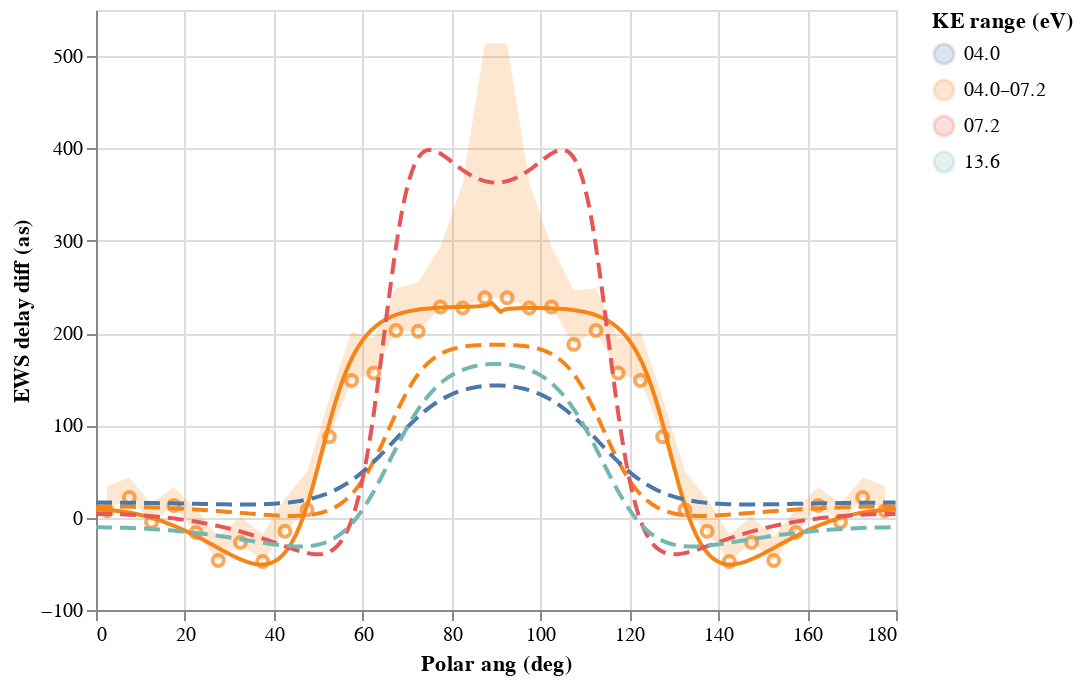

Write notebook code for a chart like this one.
### Code cell
data = pd.read_excel("Data/Ne EWS delay diffs.xlsx", sheet_name=None)

base = alt.Chart(data["Measured"])
(
    base.mark_area(opacity=0.2).encode(
        x="Polar ang (deg)",
        y=alt.Y("EWS delay diff (as)", axis=alt.Axis(title="EWS delay diff (as)")),
        y2="EWS delay diff to (as)",
        color="KE range (eV)",
    )
    + base.mark_point().encode(
        x="Polar ang (deg)",
        y="EWS delay diff (as)",
        color="KE range (eV)",
    )
    + alt.Chart(data["TDCASSCF"]).mark_line().encode(
        x="Polar ang (deg)",
        y="EWS delay diff (as)",
        color="KE range (eV)",
    )
    + alt.Chart(data["Perturb"]).mark_line(strokeDash=[8, 4]).encode(
        x="Polar ang (deg)",
        y="EWS delay diff (as)",
        color="KE range (eV)",
    )
).interactive(bind_x=False)

### Figure 1 — Vega-Lite specification as saved in the notebook (floating-point values rounded to 4 significant figures; data arrays with more than 128 entries replaced by an {"elided": "..."} marker saying what was removed)
{"$schema": "https://vega.github.io/schema/vega-lite/v2.6.0.json", "config": {"view": {"height": 300, "width": 400}}, "datasets": {"data-0b0ab6f84c8011583ef66b5a3da041a6": {"elided": "180 records"}, "data-4dc41d2be287f231dfb051e6b86bca0a": {"elided": "1260 records"}, "data-d8b0bc93e284e8c68f6d99eb40c1209e": [{"EWS delay diff (as)": 7.559, "EWS delay diff err (as)": 27.09, "EWS delay diff fr (as)": -19.53, "EWS delay diff to (as)": 34.65, "KE range (eV)": "04.0–07.2", "Photon energy fr (eV)": 14.3, "Photon energy to (eV)": 15.9, "Polar ang (deg)": 2.5, "Polar ang fr (deg)": 0, "Polar ang to (deg)": 5}, {"EWS delay diff (as)": 21.92, "EWS delay diff err (as)": 21.27, "EWS delay diff fr (as)": 0.6517, "EWS delay diff to (as)": 43.18, "KE range (eV)": "04.0–07.2", "Photon energy fr (eV)": 14.3, "Photon energy to (eV)": 15.9, "Polar ang (deg)": 7.5, "Polar ang fr (deg)": 5, "Polar ang to (deg)": 10}, {"EWS delay diff (as)": -4.644, "EWS delay diff err (as)": 19.66, "EWS delay diff fr (as)": -24.3, "EWS delay diff to (as)": 15.01, "KE range (eV)": "04.0–07.2", "Photon energy fr (eV)": 14.3, "Photon energy to (eV)": 15.9, "Polar ang (deg)": 12.5, "Polar ang fr (deg)": 10, "Polar ang to (deg)": 15}, {"EWS delay diff (as)": 13.23, "EWS delay diff err (as)": 20.14, "EWS delay diff fr (as)": -6.91, "EWS delay diff to (as)": 33.37, "KE range (eV)": "04.0–07.2", "Photon energy fr (eV)": 14.3, "Photon energy to (eV)": 15.9, "Polar ang (deg)": 17.5, "Polar ang fr (deg)": 15, "Polar ang to (deg)": 20}, {"EWS delay diff (as)": -16.04, "EWS delay diff err (as)": 25.07, "EWS delay diff fr (as)": -41.11, "EWS delay diff to (as)": 9.032, "KE range (eV)": "04.0–07.2", "Photon energy fr (eV)": 14.3, "Photon energy to (eV)": 15.9, "Polar ang (deg)": 22.5, "Polar ang fr (deg)": 20, "Polar ang to (deg)": 25}, {"EWS delay diff (as)": -46.45, "EWS delay diff err (as)": 25.99, "EWS delay diff fr (as)": -72.44, "EWS delay diff to (as)": -20.46, "KE range (eV)": "04.0–07.2", "Photon energy fr (eV)": 14.3, "Photon energy to (eV)": 15.9, "Polar ang (deg)": 27.5, "Polar ang fr (deg)": 25, "Polar ang to (deg)": 30}, {"EWS delay diff (as)": -26.85, "EWS delay diff err (as)": 28.1, "EWS delay diff fr (as)": -54.95, "EWS delay diff to (as)": 1.257, "KE range (eV)": "04.0–07.2", "Photon energy fr (eV)": 14.3, "Photon energy to (eV)": 15.9, "Polar ang (deg)": 32.5, "Polar ang fr (deg)": 30, "Polar ang to (deg)": 35}, {"EWS delay diff (as)": -47.42, "EWS delay diff err (as)": 28.98, "EWS delay diff fr (as)": -76.4, "EWS delay diff to (as)": -18.44, "KE range (eV)": "04.0–07.2", "Photon energy fr (eV)": 14.3, "Photon energy to (eV)": 15.9, "Polar ang (deg)": 37.5, "Polar ang fr (deg)": 35, "Polar ang to (deg)": 40}, {"EWS delay diff (as)": -14.78, "EWS delay diff err (as)": 35.45, "EWS delay diff fr (as)": -50.22, "EWS delay diff to (as)": 20.67, "KE range (eV)": "04.0–07.2", "Photon energy fr (eV)": 14.3, "Photon energy to (eV)": 15.9, "Polar ang (deg)": 42.5, "Polar ang fr (deg)": 40, "Polar ang to (deg)": 45}, {"EWS delay diff (as)": 8.578, "EWS delay diff err (as)": 41.14, "EWS delay diff fr (as)": -32.57, "EWS delay diff to (as)": 49.72, "KE range (eV)": "04.0–07.2", "Photon energy fr (eV)": 14.3, "Photon energy to (eV)": 15.9, "Polar ang (deg)": 47.5, "Polar ang fr (deg)": 45, "Polar ang to (deg)": 50}, {"EWS delay diff (as)": 87.69, "EWS delay diff err (as)": 42.06, "EWS delay diff fr (as)": 45.63, "EWS delay diff to (as)": 129.8, "KE range (eV)": "04.0–07.2", "Photon energy fr (eV)": 14.3, "Photon energy to (eV)": 15.9, "Polar ang (deg)": 52.5, "Polar ang fr (deg)": 50, "Polar ang to (deg)": 55}, {"EWS delay diff (as)": 148.6, "EWS delay diff err (as)": 53.22, "EWS delay diff fr (as)": 95.38, "EWS delay diff to (as)": 201.8, "KE range (eV)": "04.0–07.2", "Photon energy fr (eV)": 14.3, "Photon energy to (eV)": 15.9, "Polar ang (deg)": 57.5, "Polar ang fr (deg)": 55, "Polar ang to (deg)": 60}, {"EWS delay diff (as)": 156.7, "EWS delay diff err (as)": 37.58, "EWS delay diff fr (as)": 119.2, "EWS delay diff to (as)": 194.3, "KE range (eV)": "04.0–07.2", "Photon energy fr (eV)": 14.3, "Photon energy to (eV)": 15.9, "Polar ang (deg)": 62.5, "Polar ang fr (deg)": 60, "Polar ang to (deg)": 65}, {"EWS delay diff (as)": 202.8, "EWS delay diff err (as)": 45.71, "EWS delay diff fr (as)": 157.1, "EWS delay diff to (as)": 248.5, "KE range (eV)": "04.0–07.2", "Photon energy fr (eV)": 14.3, "Photon energy to (eV)": 15.9, "Polar ang (deg)": 67.5, "Polar ang fr (deg)": 65, "Polar ang to (deg)": 70}, {"EWS delay diff (as)": 201.9, "EWS delay diff err (as)": 52.99, "EWS delay diff fr (as)": 149.0, "EWS delay diff to (as)": 254.9, "KE range (eV)": "04.0–07.2", "Photon energy fr (eV)": 14.3, "Photon energy to (eV)": 15.9, "Polar ang (deg)": 72.5, "Polar ang fr (deg)": 70, "Polar ang to (deg)": 75}, {"EWS delay diff (as)": 228.4, "EWS delay diff err (as)": 64.92, "EWS delay diff fr (as)": 163.4, "EWS delay diff to (as)": 293.3, "KE range (eV)": "04.0–07.2", "Photon energy fr (eV)": 14.3, "Photon energy to (eV)": 15.9, "Polar ang (deg)": 77.5, "Polar ang fr (deg)": 75, "Polar ang to (deg)": 80}, {"EWS delay diff (as)": 227.3, "EWS delay diff err (as)": 134.7, "EWS delay diff fr (as)": 92.52, "EWS delay diff to (as)": 362.0, "KE range (eV)": "04.0–07.2", "Photon energy fr (eV)": 14.3, "Photon energy to (eV)": 15.9, "Polar ang (deg)": 82.5, "Polar ang fr (deg)": 80, "Polar ang to (deg)": 85}, {"EWS delay diff (as)": 238.2, "EWS delay diff err (as)": 275.4, "EWS delay diff fr (as)": -37.17, "EWS delay diff to (as)": 513.6, "KE range (eV)": "04.0–07.2", "Photon energy fr (eV)": 14.3, "Photon energy to (eV)": 15.9, "Polar ang (deg)": 87.5, "Polar ang fr (deg)": 85, "Polar ang to (deg)": 90}, {"EWS delay diff (as)": 238.2, "EWS delay diff err (as)": 275.4, "EWS delay diff fr (as)": -37.17, "EWS delay diff to (as)": 513.6, "KE range (eV)": "04.0–07.2", "Photon energy fr (eV)": 14.3, "Photon energy to (eV)": 15.9, "Polar ang (deg)": 92.5, "Polar ang fr (deg)": 90, "Polar ang to (deg)": 95}, {"EWS delay diff (as)": 227.3, "EWS delay diff err (as)": 134.7, "EWS delay diff fr (as)": 92.52, "EWS delay diff to (as)": 362.0, "KE range (eV)": "04.0–07.2", "Photon energy fr (eV)": 14.3, "Photon energy to (eV)": 15.9, "Polar ang (deg)": 97.5, "Polar ang fr (deg)": 95, "Polar ang to (deg)": 100}, {"EWS delay diff (as)": 228.4, "EWS delay diff err (as)": 64.92, "EWS delay diff fr (as)": 163.4, "EWS delay diff to (as)": 293.3, "KE range (eV)": "04.0–07.2", "Photon energy fr (eV)": 14.3, "Photon energy to (eV)": 15.9, "Polar ang (deg)": 102.5, "Polar ang fr (deg)": 100, "Polar ang to (deg)": 105}, {"EWS delay diff (as)": 187.8, "EWS delay diff err (as)": 58.36, "EWS delay diff fr (as)": 129.4, "EWS delay diff to (as)": 246.1, "KE range (eV)": "04.0–07.2", "Photon energy fr (eV)": 14.3, "Photon energy to (eV)": 15.9, "Polar ang (deg)": 107.5, "Polar ang fr (deg)": 105, "Polar ang to (deg)": 110}, {"EWS delay diff (as)": 202.8, "EWS delay diff err (as)": 45.71, "EWS delay diff fr (as)": 157.1, "EWS delay diff to (as)": 248.5, "KE range (eV)": "04.0–07.2", "Photon energy fr (eV)": 14.3, "Photon energy to (eV)": 15.9, "Polar ang (deg)": 112.5, "Polar ang fr (deg)": 110, "Polar ang to (deg)": 115}, {"EWS delay diff (as)": 156.7, "EWS delay diff err (as)": 37.58, "EWS delay diff fr (as)": 119.2, "EWS delay diff to (as)": 194.3, "KE range (eV)": "04.0–07.2", "Photon energy fr (eV)": 14.3, "Photon energy to (eV)": 15.9, "Polar ang (deg)": 117.5, "Polar ang fr (deg)": 115, "Polar ang to (deg)": 120}, {"EWS delay diff (as)": 148.6, "EWS delay diff err (as)": 53.22, "EWS delay diff fr (as)": 95.38, "EWS delay diff to (as)": 201.8, "KE range (eV)": "04.0–07.2", "Photon energy fr (eV)": 14.3, "Photon energy to (eV)": 15.9, "Polar ang (deg)": 122.5, "Polar ang fr (deg)": 120, "Polar ang to (deg)": 125}, {"EWS delay diff (as)": 87.69, "EWS delay diff err (as)": 42.06, "EWS delay diff fr (as)": 45.63, "EWS delay diff to (as)": 129.8, "KE range (eV)": "04.0–07.2", "Photon energy fr (eV)": 14.3, "Photon energy to (eV)": 15.9, "Polar ang (deg)": 127.5, "Polar ang fr (deg)": 125, "Polar ang to (deg)": 130}, {"EWS delay diff (as)": 8.578, "EWS delay diff err (as)": 41.14, "EWS delay diff fr (as)": -32.57, "EWS delay diff to (as)": 49.72, "KE range (eV)": "04.0–07.2", "Photon energy fr (eV)": 14.3, "Photon energy to (eV)": 15.9, "Polar ang (deg)": 132.5, "Polar ang fr (deg)": 130, "Polar ang to (deg)": 135}, {"EWS delay diff (as)": -14.78, "EWS delay diff err (as)": 35.45, "EWS delay diff fr (as)": -50.22, "EWS delay diff to (as)": 20.67, "KE range (eV)": "04.0–07.2", "Photon energy fr (eV)": 14.3, "Photon energy to (eV)": 15.9, "Polar ang (deg)": 137.5, "Polar ang fr (deg)": 135, "Polar ang to (deg)": 140}, {"EWS delay diff (as)": -47.42, "EWS delay diff err (as)": 28.98, "EWS delay diff fr (as)": -76.4, "EWS delay diff to (as)": -18.44, "KE range (eV)": "04.0–07.2", "Photon energy fr (eV)": 14.3, "Photon energy to (eV)": 15.9, "Polar ang (deg)": 142.5, "Polar ang fr (deg)": 140, "Polar ang to (deg)": 145}, {"EWS delay diff (as)": -26.85, "EWS delay diff err (as)": 28.1, "EWS delay diff fr (as)": -54.95, "EWS delay diff to (as)": 1.257, "KE range (eV)": "04.0–07.2", "Photon energy fr (eV)": 14.3, "Photon energy to (eV)": 15.9, "Polar ang (deg)": 147.5, "Polar ang fr (deg)": 145, "Polar ang to (deg)": 150}, {"EWS delay diff (as)": -46.45, "EWS delay diff err (as)": 25.99, "EWS delay diff fr (as)": -72.44, "EWS delay diff to (as)": -20.46, "KE range (eV)": "04.0–07.2", "Photon energy fr (eV)": 14.3, "Photon energy to (eV)": 15.9, "Polar ang (deg)": 152.5, "Polar ang fr (deg)": 150, "Polar ang to (deg)": 155}, {"EWS delay diff (as)": -16.04, "EWS delay diff err (as)": 25.07, "EWS delay diff fr (as)": -41.11, "EWS delay diff to (as)": 9.032, "KE range (eV)": "04.0–07.2", "Photon energy fr (eV)": 14.3, "Photon energy to (eV)": 15.9, "Polar ang (deg)": 157.5, "Polar ang fr (deg)": 155, "Polar ang to (deg)": 160}, {"EWS delay diff (as)": 13.23, "EWS delay diff err (as)": 20.14, "EWS delay diff fr (as)": -6.91, "EWS delay diff to (as)": 33.37, "KE range (eV)": "04.0–07.2", "Photon energy fr (eV)": 14.3, "Photon energy to (eV)": 15.9, "Polar ang (deg)": 162.5, "Polar ang fr (deg)": 160, "Polar ang to (deg)": 165}, {"EWS delay diff (as)": -4.644, "EWS delay diff err (as)": 19.66, "EWS delay diff fr (as)": -24.3, "EWS delay diff to (as)": 15.01, "KE range (eV)": "04.0–07.2", "Photon energy fr (eV)": 14.3, "Photon energy to (eV)": 15.9, "Polar ang (deg)": 167.5, "Polar ang fr (deg)": 165, "Polar ang to (deg)": 170}, {"EWS delay diff (as)": 21.92, "EWS delay diff err (as)": 21.27, "EWS delay diff fr (as)": 0.6517, "EWS delay diff to (as)": 43.18, "KE range (eV)": "04.0–07.2", "Photon energy fr (eV)": 14.3, "Photon energy to (eV)": 15.9, "Polar ang (deg)": 172.5, "Polar ang fr (deg)": 170, "Polar ang to (deg)": 175}, {"EWS delay diff (as)": 7.559, "EWS delay diff err (as)": 27.09, "EWS delay diff fr (as)": -19.53, "EWS delay diff to (as)": 34.65, "KE range (eV)": "04.0–07.2", "Photon energy fr (eV)": 14.3, "Photon energy to (eV)": 15.9, "Polar ang (deg)": 177.5, "Polar ang fr (deg)": 175, "Polar ang to (deg)": 180}]}, "layer": [{"data": {"name": "data-d8b0bc93e284e8c68f6d99eb40c1209e"}, "encoding": {"color": {"field": "KE range (eV)", "type": "nominal"}, "x": {"field": "Polar ang (deg)", "type": "quantitative"}, "y": {"axis": {"title": "EWS delay diff (as)"}, "field": "EWS delay diff (as)", "type": "quantitative"}, "y2": {"field": "EWS delay diff to (as)", "type": "quantitative"}}, "mark": {"opacity": 0.2, "type": "area"}, "selection": {"selector001": {"bind": "scales", "encodings": ["y"], "mark": {"fill": "#333", "fillOpacity": 0.125, "stroke": "white"}, "on": "[mousedown, window:mouseup] > window:mousemove!", "resolve": "global", "translate": "[mousedown, window:mouseup] > window:mousemove!", "type": "interval", "zoom": "wheel!"}}}, {"data": {"name": "data-d8b0bc93e284e8c68f6d99eb40c1209e"}, "encoding": {"color": {"field": "KE range (eV)", "type": "nominal"}, "x": {"field": "Polar ang (deg)", "type": "quantitative"}, "y": {"field": "EWS delay diff (as)", "type": "quantitative"}}, "mark": "point"}, {"data": {"name": "data-0b0ab6f84c8011583ef66b5a3da041a6"}, "encoding": {"color": {"field": "KE range (eV)", "type": "nominal"}, "x": {"field": "Polar ang (deg)", "type": "quantitative"}, "y": {"field": "EWS delay diff (as)", "type": "quantitative"}}, "mark": "line"}, {"data": {"name": "data-4dc41d2be287f231dfb051e6b86bca0a"}, "encoding": {"color": {"field": "KE range (eV)", "type": "nominal"}, "x": {"field": "Polar ang (deg)", "type": "quantitative"}, "y": {"field": "EWS delay diff (as)", "type": "quantitative"}}, "mark": {"strokeDash": [8, 4], "type": "line"}}]}
